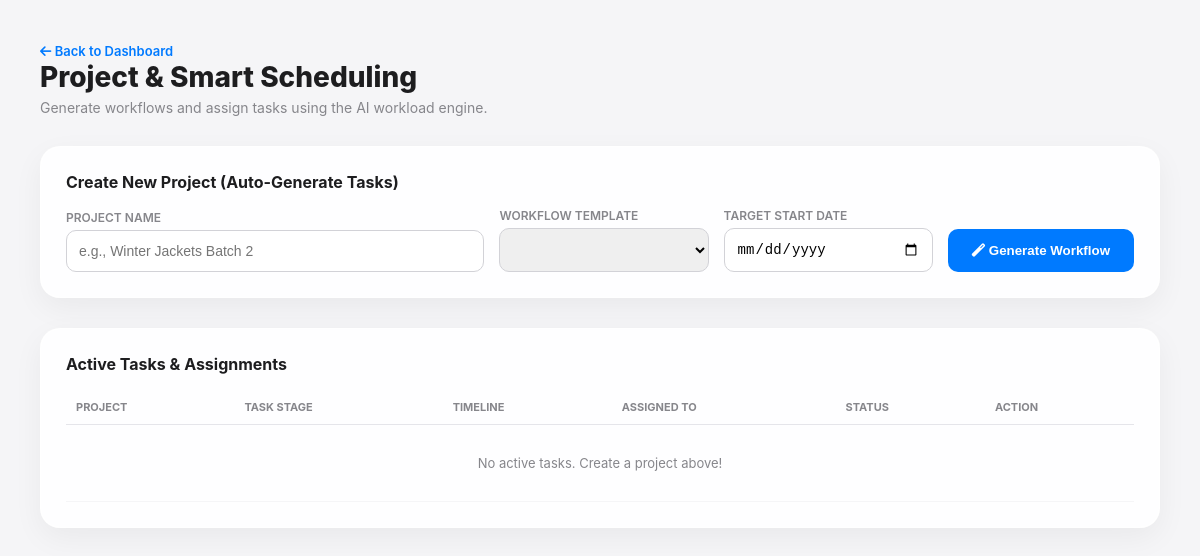
/projects.php, run on an earlier commit of the app's database.
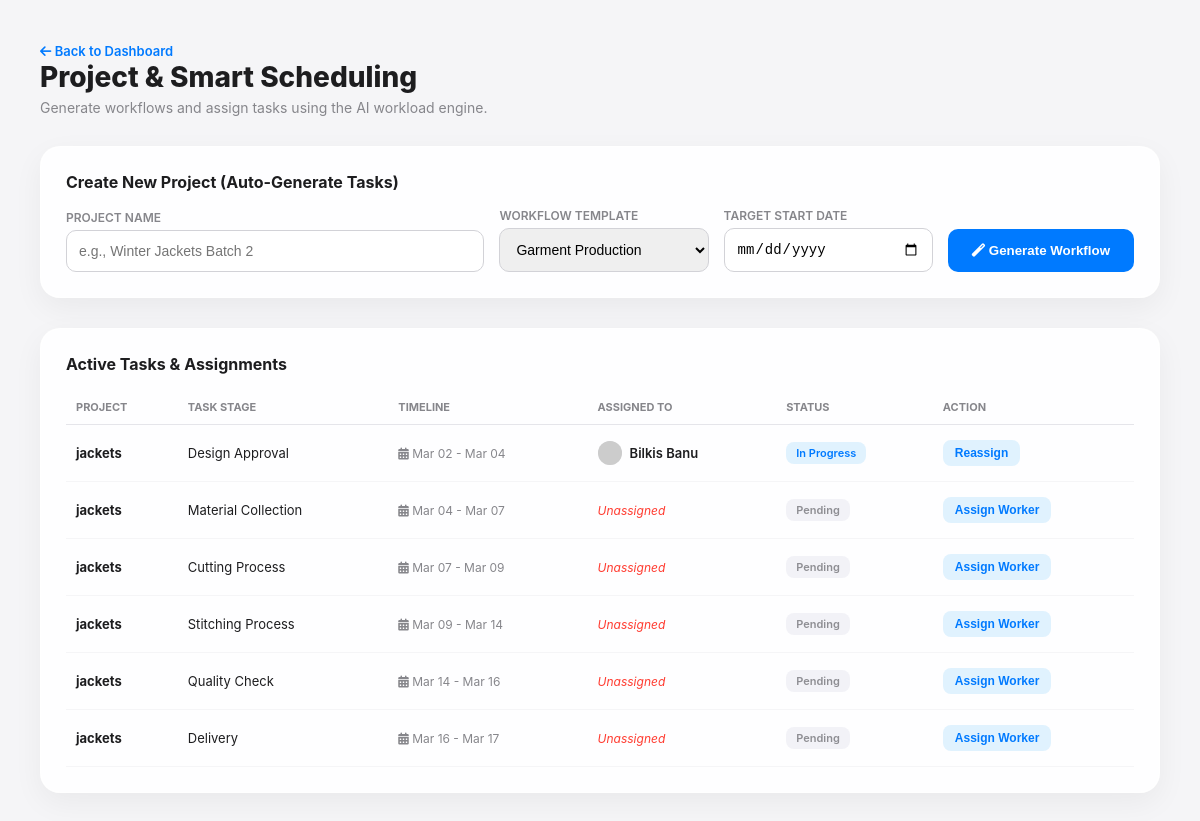
And on a later commit of the database.
### tables this page shows
CREATE TABLE `project_tasks` (
  `Task_ID` int(11) NOT NULL,
  `Project_ID` int(11) DEFAULT NULL,
  `Worker_ID` int(11) DEFAULT NULL,
  `Task_Name` varchar(100) DEFAULT NULL,
  `Start_Date` datetime DEFAULT NULL,
  `Deadline` datetime DEFAULT NULL,
  `Status` enum('Pending','In Progress','Completed') DEFAULT 'Pending',
  `Warned_24h` tinyint(1) DEFAULT 0
);

CREATE TABLE `projects` (
  `Project_ID` int(11) NOT NULL,
  `Project_Name` varchar(255) DEFAULT NULL,
  `Project_Type` varchar(100) DEFAULT NULL,
  `Start_Date` datetime DEFAULT NULL,
  `Status` enum('Active','Completed') DEFAULT 'Active'
);

CREATE TABLE `worker` (
  `Worker_ID` int(11) NOT NULL,
  `Name` varchar(100) NOT NULL,
  `Role` enum('Cutter','Sewer','Finisher','Supervisor') DEFAULT NULL,
  `Secondary_Role` varchar(50) DEFAULT NULL,
  `Status` enum('Active','Inactive') DEFAULT 'Active',
  `Password` varchar(50) DEFAULT '12345',
  `Shift_Timing` varchar(50) DEFAULT '09:00 AM - 05:00 PM',
  `Availability` enum('Available','On Leave','Sick') DEFAULT 'Available',
  `Preferences` varchar(255) DEFAULT 'No specific preferences',
  `Efficiency_Rating` decimal(5,2) DEFAULT 100.00,
  `Phone` varchar(20) DEFAULT '+880 1700-000000',
  `Joining_Date` date DEFAULT curdate(),
  `Skills` text DEFAULT 'General',
  `NID_No` varchar(30) DEFAULT 'N/A',
  `Emergency_Contact` varchar(20) DEFAULT '',
  `Emergency_Contact_Name` varchar(100) DEFAULT NULL,
  `Blood_Group` varchar(5) DEFAULT NULL,
  `Home_Address` varchar(255) DEFAULT 'Dhaka',
  `Gross_Salary` decimal(10,2) DEFAULT 12500.00,
  `Join_Date` date DEFAULT '2024-01-01'
);

### projects.php (the view, shortened to what this page needs)
<?php
$conn = new mysqli("localhost", "root", "", "flowtrack_mes");
$templates = $conn->query("SELECT DISTINCT Project_Type FROM Workflow_Templates");
$tasks_sql = "
    SELECT t.*, p.Project_Name, w.Name as Worker_Name
    FROM Project_Tasks t
    JOIN Projects p ON t.Project_ID = p.Project_ID
    LEFT JOIN Worker w ON t.Worker_ID = w.Worker_ID
    WHERE p.Status = 'Active'
    ORDER BY p.Project_ID DESC, t.Start_Date ASC
";
$tasks_res = $conn->query($tasks_sql);
?>
<!DOCTYPE html>
<html lang="en">
<head>
    <link href="https://cdnjs.cloudflare.com/ajax/libs/font-awesome/6.0.0/css/all.min.css" rel="stylesheet">
</head>
<body>
<div class="container">
    <div class="header">
        <div class="title">
            <a href="index.php" style="text-decoration:none; color:var(--blue); font-size:13px; font-weight:600;"><i class="fas fa-arrow-left"></i> Back to Dashboard</a>
            <h1>Project & Smart Scheduling</h1>
            <p>Generate workflows and assign tasks using the AI workload engine.</p>
        </div>
    </div>
    <div class="d-card">
        <h3 style="margin-top:0; font-size:16px;">Create New Project (Auto-Generate Tasks)</h3>
        <form id="createProjectForm" class="form-grid">
            <div class="input-group">
                <label>Project Name</label>
                <input type="text" name="project_name" class="mac-input" placeholder="e.g., Winter Jackets Batch 2" required>
            </div>
            <div class="input-group">
                <label>Workflow Template</label>
                <select name="project_type" class="mac-input" required>
                    <?php while($t = $templates->fetch_assoc()): ?>
                        <option value="<?php echo $t['Project_Type']; ?>"><?php echo $t['Project_Type']; ?></option>
                    <?php endwhile; ?>
                </select>
            </div>
            <div class="input-group">
                <label>Target Start Date</label>
                <input type="date" name="start_date" class="mac-input" required>
            </div>
            <button type="submit" class="btn-primary"><i class="fas fa-magic"></i> Generate Workflow</button>
        </form>
    </div>
    <div class="d-card">
        <h3 style="margin-top:0; font-size:16px;">Active Tasks & Assignments</h3>
        <table class="mac-table">
            <thead>
                <tr>
                    <th>Project</th>
                    <th>Task Stage</th>
                    <th>Timeline</th>
                    <th>Assigned To</th>
                    <th>Status</th>
                    <th>Action</th>
                </tr>
            </thead>
            <tbody>
                <?php if($tasks_res && $tasks_res->num_rows > 0): ?>
                    <?php while($task = $tasks_res->fetch_assoc()):
                        $start = date('M d', strtotime($task['Start_Date']));
                        $end = date('M d', strtotime($task['Deadline']));
                        $is_assigned = !empty($task['Worker_ID']);
                    ?>
                    <tr>
                        <td><b><?php echo $task['Project_Name']; ?></b></td>
                        <td><?php echo $task['Task_Name']; ?></td>
                        <td style="color:#86868B; font-size:12px;"><i class="fas fa-calendar-alt"></i> <?php echo "$start - $end"; ?></td>
                        <td>
                            <?php if($is_assigned): ?>
                                <div class="worker-pill">
                                    <img src="https://api.dicebear.com/9.x/notionists/svg?seed=<?php echo urlencode($task['Worker_Name']); ?>" class="avatar-sm">
                                    <?php echo $task['Worker_Name']; ?>
                                </div>
                            <?php else: ?>
                                <span style="color:#FF3B30; font-style:italic; font-size:12px;">Unassigned</span>
                            <?php endif; ?>
                        </td>
                        <td>
                            <span class="badge <?php echo ($task['Status']=='Pending') ? 'badge-pending' : 'badge-progress'; ?>">
                                <?php echo $task['Status']; ?>
                            </span>
                        </td>
                        <td>
                            <button class="btn-assign" onclick="openAssignModal(<?php echo $task['Task_ID']; ?>, '<?php echo $task['Task_Name']; ?>')">
                                <?php echo $is_assigned ? 'Reassign' : 'Assign Worker'; ?>
                            </button>
                        </td>
                    </tr>
                    <?php endwhile; ?>
                <?php else: ?>
                    <tr><td colspan="6" style="text-align:center; padding:30px; color:#86868B;">No active tasks. Create a project above!</td></tr>
                <?php endif; ?>
            </tbody>
        </table>
    </div>
</div>
</body>
</html>

### projects.php (style rules this page uses)
:root { --bg: #F5F5F7; --blue: #007AFF; --purple: #AF52DE; }
body { background: var(--bg); font-family: -apple-system, sans-serif; padding: 40px; color: #1D1D1F; margin:0; }
.container { max-width: 1200px; margin: 0 auto; }
.header { display: flex; justify-content: space-between; align-items: center; margin-bottom: 30px; }
.title h1 { margin: 0; font-size: 28px; font-weight: 800; }
.title p { margin: 5px 0 0 0; color: #86868B; font-size: 14px; }
.d-card { background: rgba(255, 255, 255, 0.9); border-radius: 20px; padding: 25px; box-shadow: 0 10px 30px rgba(0,0,0,0.05); border: 1px solid rgba(255,255,255,0.6); margin-bottom: 30px; }
.form-grid { display: grid; grid-template-columns: 2fr 1fr 1fr auto; gap: 15px; align-items: end; }
.input-group label { display: block; font-size: 12px; font-weight: 600; color: #86868B; margin-bottom: 5px; text-transform: uppercase; }
.mac-input { width: 100%; padding: 12px; border: 1px solid #d2d2d7; border-radius: 10px; font-size: 14px; box-sizing: border-box; transition: 0.2s; }
.btn-primary { background: var(--blue); color: white; border: none; padding: 12px 24px; border-radius: 10px; font-weight: 600; cursor: pointer; transition: 0.2s; height: 43px; }
.mac-table { width: 100%; border-collapse: collapse; }
.mac-table th { text-align: left; font-size: 11px; text-transform: uppercase; color: #86868B; padding: 10px; border-bottom: 1px solid #E5E5EA; }
.mac-table td { font-size: 13px; color: #1D1D1F; padding: 15px 10px; border-bottom: 1px solid #F5F5F7; }
.badge { padding: 4px 10px; border-radius: 8px; font-size: 11px; font-weight: 600; display: inline-block; }
.badge-pending { background: #F2F2F7; color: #8E8E93; }
.badge-progress { background: #E0F2FE; color: #007AFF; }
.btn-assign { background: #E0F2FE; color: #007AFF; border: none; padding: 6px 12px; border-radius: 8px; font-size: 12px; font-weight: 600; cursor: pointer; transition: 0.2s; }
.worker-pill { display: flex; align-items: center; gap: 8px; font-weight: 600; }
.avatar-sm { width: 24px; height: 24px; border-radius: 50%; background: #E5E5EA; }

What changed in the data, as far as the page shows it:
added project_tasks: Project_ID.Project_Name "jackets", Task_Name "Design Approval", Start_Date "Mar 02", Deadline "Mar 04", Worker_ID.Name "Bilkis Banu", Status "In Progress", shows "Reassign"
added project_tasks: Project_ID.Project_Name "jackets", Task_Name "Material Collection", Start_Date "Mar 04", Deadline "Mar 07", shows "Unassigned", Status "Pending", shows "Assign Worker"
added project_tasks: Project_ID.Project_Name "jackets", Task_Name "Cutting Process", Start_Date "Mar 07", Deadline "Mar 09", shows "Unassigned", Status "Pending", shows "Assign Worker"
added project_tasks: Project_ID.Project_Name "jackets", Task_Name "Stitching Process", Start_Date "Mar 09", Deadline "Mar 14", shows "Unassigned", Status "Pending", shows "Assign Worker"
added project_tasks: Project_ID.Project_Name "jackets", Task_Name "Quality Check", Start_Date "Mar 14", Deadline "Mar 16", shows "Unassigned", Status "Pending", shows "Assign Worker"
added project_tasks: Project_ID.Project_Name "jackets", Task_Name "Delivery", Start_Date "Mar 16", Deadline "Mar 17", shows "Unassigned", Status "Pending", shows "Assign Worker"
Also different on the page:
form field project_type: (not shown) → "Garment Production"
text no longer shown: "No active tasks. Create a project above!"
